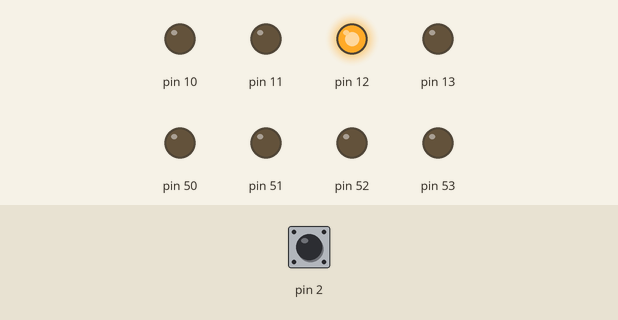
Recording of a sketch running on a simulated Arduino Mega 2560, built with avr-gcc and run on an emulated ATmega2560. Shown: output pins drawn as LEDs (lit = HIGH). Dashed ring = blinking. Inputs (shaded band) come from the test bench; at power-on: pin 2 LOW. What the sketch prints to the serial monitor is not drawn.

Above: at 1.2 s.
1.3 s: pin 2 driven HIGH
At 1.7 s:
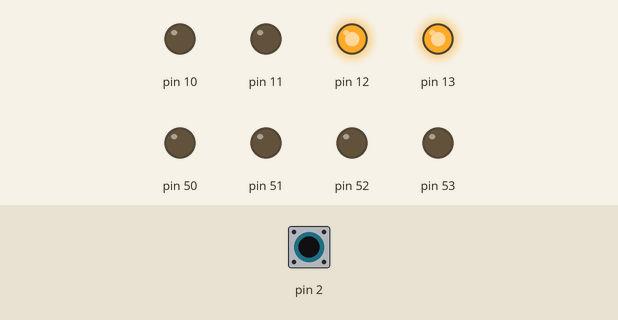
At 2.2 s:
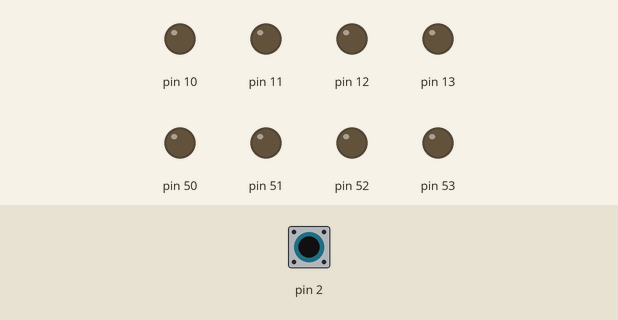
3.3 s: pin 2 pulsed LOW 5 times (0.12 s each, 0.3 s apart)
At 3.8 s:
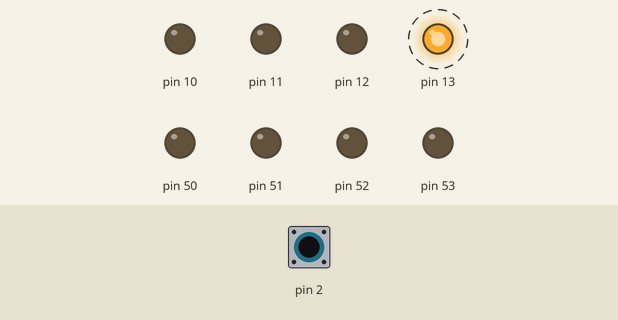
Timing chart, 0 to 12.9 s (numbered marks = the images above; inputs shaded):
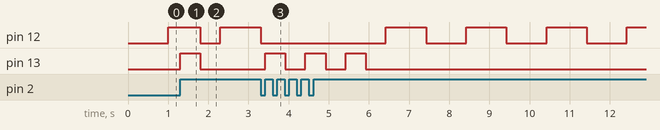

The sketch:

external_intrrept0.ino
```cpp
ISR(INT4_vect)
{
    if (bit_is_set(PINE,4)) // When the pin change the state low to high then the led will turn on
    {
        PORTB |= (1 << 7);
        _delay_ms(500);
        Serial.println("am in the intrrept");
        PORTB &= (0 << 7);
        _delay_ms(500);
    }
    else
    {
        PORTB &= ~(1 << 7);
        Serial.print("0");
    }

}

void intrrept_init(void)
{
    // This function is to initilize the intrrepts
    EIMSK |= (1<<INT4);
    EICRB |= (1<<ISC40);
    sei();
}


void setup()
{
    Serial.begin(9600);
    DDRB |= 0xff; // set DDRB pins as
    DDRE |= (0<<2)  | (0<<3);
     //PORTE |= (1<<4) ; //enabling the internal pull up

    intrrept_init();

}

void loop()
{
     delay(1000);
     PORTB ^= (1<<6);
     Serial.println("main loop");

}
```

Measured:
- after the input at 1.3 s, pin 13: LOW → HIGH at once, → LOW 0.50 s later
- after the input at 3.3 s, pin 13: alternates HIGH for 0.50 s and LOW for 0.50 s, 6 changes in all, then stays LOW, starting after 0.12 s
- by itself, pin 12: repeats every 2.0 s: HIGH 1.0 s, LOW 1.0 s
